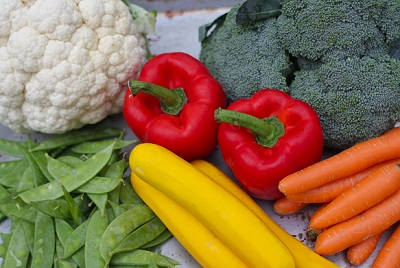
#> input picture hw4_LoG_DoG_and_region_merging/MixedVegetables.jpg, 400 x 268 px
$ python region_merging.py   (Python 2 division)   (older library calls are emulated)
#> lines starting #> are read from the running program, lines starting #| are printed output that depends on the picture
import cv2
import numpy as np
np.seterr(over='ignore')
from scipy import signal
import PIL
import math
from matplotlib import pyplot as plt

second_image_arr = cv2.imread('MixedVegetables.jpg',0)
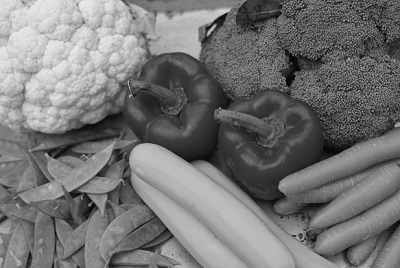
#> second_image_arr: shape (268, 400); min 0, max 237, mean 117.2

img2_row = len(second_image_arr) #268
#> img2_row = 268
img2_col =  len(second_image_arr[0]) #400
#> img2_col = 400
def showImage(img):
	cv2.imshow('image',img)
	cv2.waitKey(0)
	cv2.destroyAllWindows()
	return img
showImage(second_image_arr)
def histogram(img):
	hist = cv2.calcHist([img],[0],None,[256],[0,256])
	print hist

def crack_edge(img):
	#output array is twice the size of input.
	#extra rows/cols should be filled in with the difference of adjacent(4neighbor)cells
	#from the original input.
	row = len(img)
#> row = 268
	col = len(img[0])
#> col = 400

	result = np.zeros(shape = (row*2,col*2),dtype=np.float) #twice the row&col

	row_r = len(result)
#> row_r = 536
	col_r = len(result[0])
#> col_r = 800

	#print row_r #536
	#print col_r #800

	img_x = 0 #row index for original image

	for i in range(row_r):
		img_y = 0 # initialize img_y(original img column index)
		diff=0 #difference of adj pixels.
		#print i
		for j in range(col_r):
			#print j
			#CALCULATE THE NEIGHBOR DIFFERENCE HERE
			if(img_x==0): #nothing above.
				if(img_y ==0):#only right and below neighbors
					diff= img[img_x+1][img_y]-img[img_x][img_y+1]
				elif(img_y ==col-1):#only left and below neighbors
					diff = img[img_x][img_y-1]-img[img_x+1][img_y]
				else:#nothing above.
					diff= float(img[img_x][img_y-1]-img[img_x+1][img_y]-img[img_x][img_y+1])
			elif(img_x==row-1):#nothing below
				if(img_y==0):#only above and right neighbors
					diff= img[img_x-1][img_y]-img[img_x][img_y+1]
				elif(img_y ==col-1): #only left and above neighbors
					diff= img[img_x-1][img_y]-img[img_x][img_y-1]
				else:#nothing below
					diff= float(img[img_x-1][img_y]-img[img_x][img_y-1]-img[img_x][img_y+1])
			elif((img_y==0 and img_x!=0) or (img_y==0 and img_x!=row-1)):#when 1st or last col.
				if(img_y==0):#nothing to the left.
					diff= img[img_x-1][img_y]-img[img_x][img_y+1]-img[img_x+1][img_y]
				elif(img_y==col-1):
					diff= img[img_x-1][img_y]-img[img_x][img_y-1]-img[img_x+1][img_y]
			else: #everywhere else, so 4 neighbors
				diff = img[img_x][img_y-1]-img[img_x][img_y+1]-img[img_x-1][img_y]-img[img_x+1][img_y] #neighbor value difference.


			if(i%2==0 and j%2==0):
				result[i][j] = img[img_x][img_y] #copy from original image
				#print '%s%d' %("col: ",img_y)
			elif(i%2==0 and j%2==1 and img_y < col-2):
				#operate here and then increment img_y
				#need to fill in current index of new array and the cell below current index. ie) [x][y], [x-1][y]
				result[i][j] = diff
				result[i-1][j] = diff
				img_y +=1
			elif(i%2==1 and j%2==0):
				#assign the same value from x-1,j+1 or x,j+1
				result[i][j] = result[i-1][j+1]
			elif(i%2==1 and j == col_r-1 and img_x < row-1):
				#only increment img_x when all the columns have been visited.
				img_x +=1
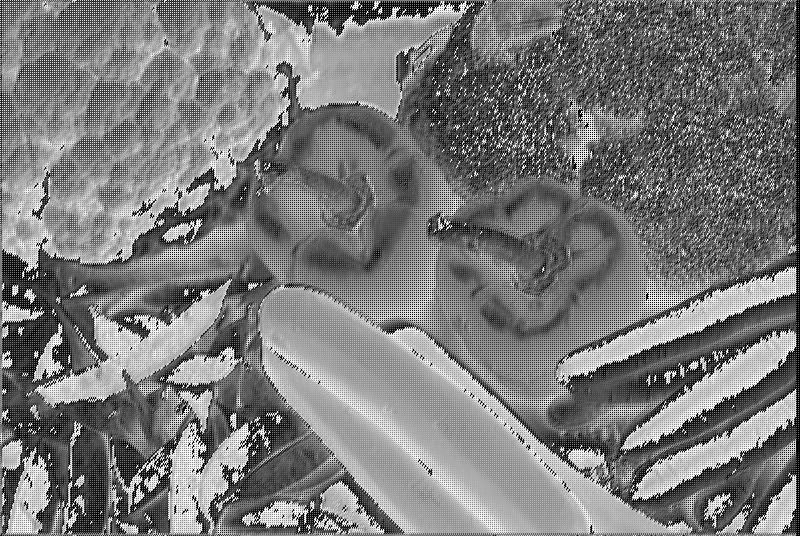
#> result: shape (536, 800) float64; min 0, max 255, mean 122.3
#> after the loop, img_x = 267
	res = np.uint8(result)
	showImage(res)
	return np.uint8(result)

def threshold(img):
	thres = 150
	row = len(img)
#> row = 536
	col = len(img[0])
#> col = 800
	result = np.zeros(shape = (row,col),dtype=np.float)
	#result = cv2.Canny(img,50,200)

	for i in range(row):
		for j in range(col):
			if(img[i][j] < thres):
				result[i][j] = 0
			else:
				result[i][j] = img[i][j]
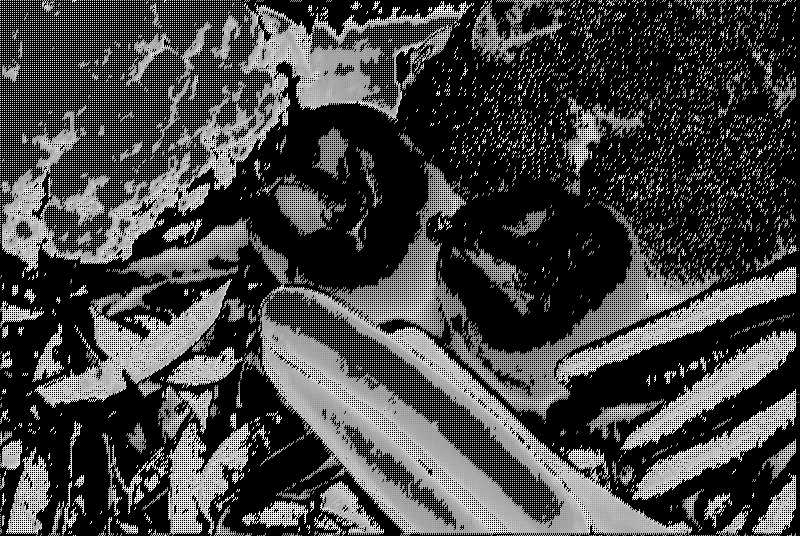
#> result: shape (536, 800) float64; min 0, max 255, mean 67.5
	result = np.uint8(result)
	showImage(result)
	return result

#def merge(img):
	#recursively check neighbor of a pixel. Check if abs(x - y) < T2, then merge. if not, don't merge.
	#HOW DO YOU MERGE THEM? ASSIGN THE VALUE AS CURRENT INDEX?

ce = crack_edge(second_image_arr)
t1 = threshold(ce)
# [10 lines of commented-out code are left out]
